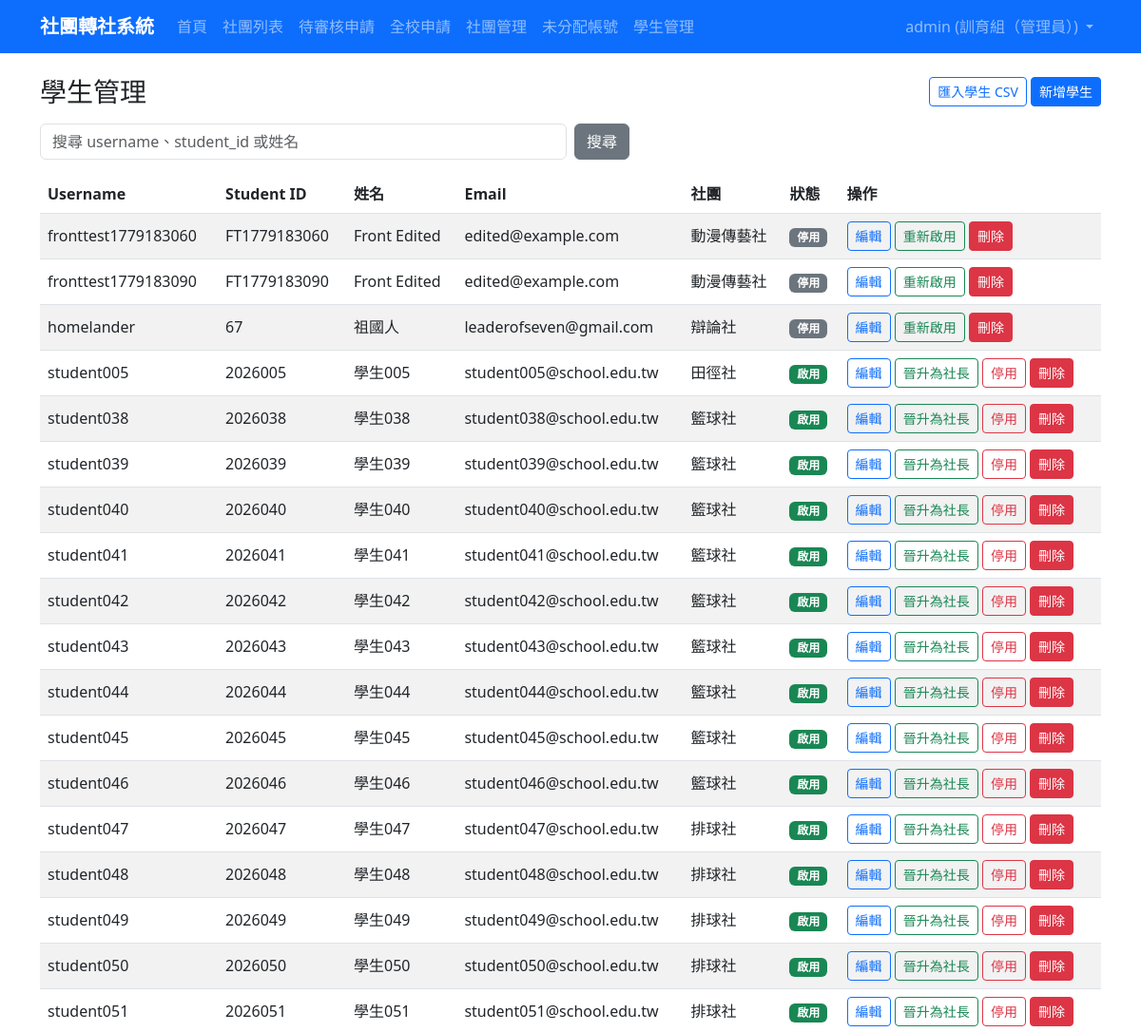
/admin-panel/students/ (signed in, upper part), run on an earlier commit of the app's database.
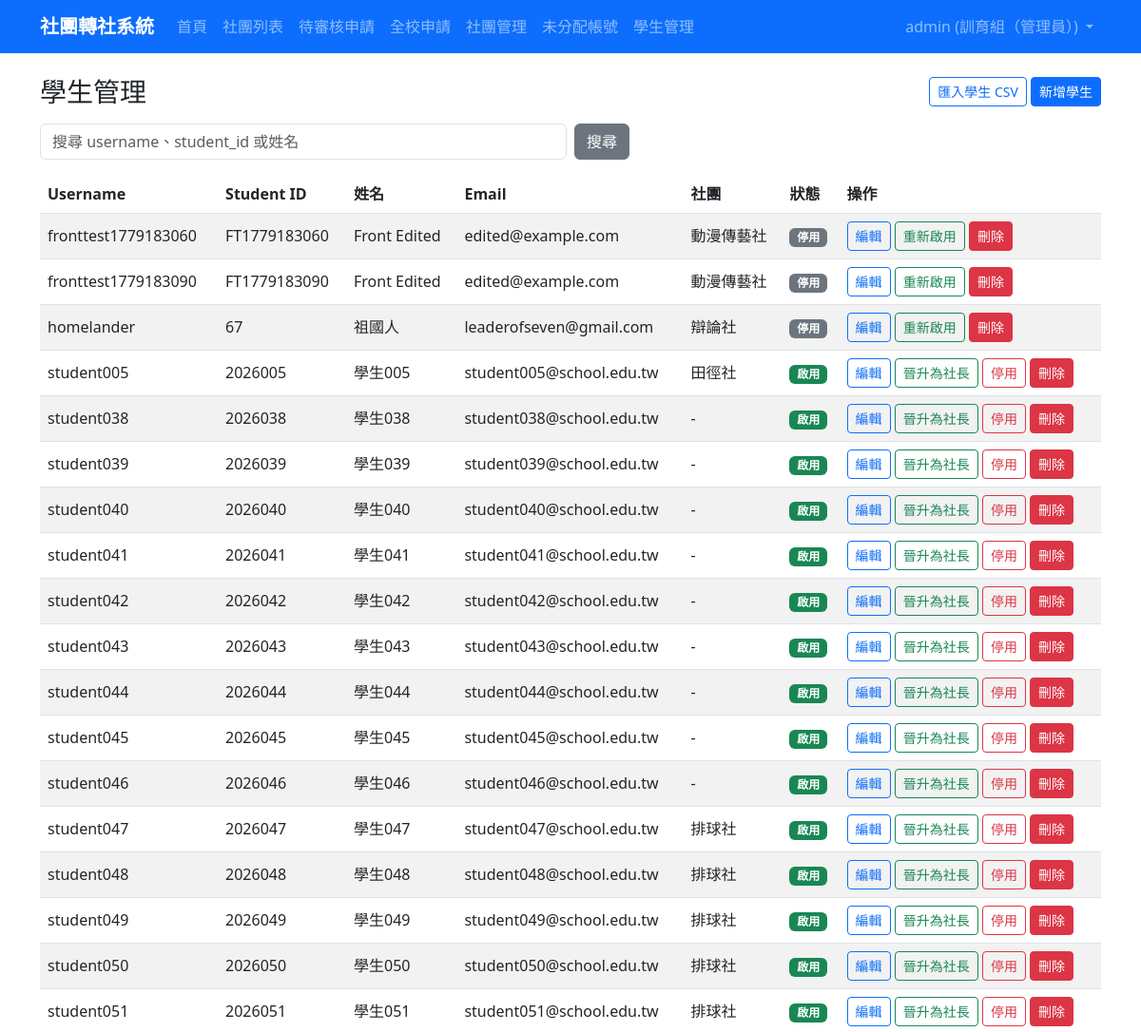
And on a later commit of the database.
### accounts/models.py (models this page shows, shortened)
class User(django.contrib.auth.models.AbstractUser):
    ROLE_CHOICES = [
        ('student', '學生'),
        ('president', '社長'),
        ('teacher', '指導老師'),
        ('admin', '訓育組（管理員）'),
    ]
    role = models.CharField(
        max_length=20,
        choices=ROLE_CHOICES,
        default='student',
        verbose_name='身分組'
    )
    student_id = models.CharField(
        max_length=20,
        blank=True,
        verbose_name='學號'
    )
    club = models.ForeignKey(
        'clubs.Club',
        on_delete=models.SET_NULL,
        null=True,
        blank=True,
        verbose_name='所屬社團',
        related_name='members'
    )
    class Meta:
        verbose_name = '使用者'
        verbose_name_plural = '使用者'

### clubs/models.py (models this page shows, shortened)
class Club(models.Model):
    CATEGORY_CHOICES = [
        ('academic', '學術類'),
        ('arts', '藝文類'),
        ('performance', '藝能類'),
        ('recreation', '康輔類'),
        ('sports', '體育類'),
    ]
    code = models.CharField(max_length=10, unique=True, null=True, blank=True, verbose_name='社團代號')
    name = models.CharField(max_length=100, verbose_name='社團名稱')
    teacher = models.CharField(max_length=50, default='', verbose_name='指導老師')
    president = models.CharField(max_length=50, default='', verbose_name='社長')
    location = models.CharField(max_length=100, blank=True, verbose_name='社課場地')
    category = models.CharField(max_length=20, choices=CATEGORY_CHOICES, blank=True, verbose_name='類別')
    description = models.TextField(blank=True, verbose_name='社團描述')
    max_members = models.PositiveIntegerField(default=30, verbose_name='人數上限')
    current_members = models.PositiveIntegerField(default=0, verbose_name='現有人數')
    is_active = models.BooleanField(default=True, verbose_name='啟用中')
    created_at = models.DateTimeField(auto_now_add=True, verbose_name='建立時間')
    updated_at = models.DateTimeField(auto_now=True, verbose_name='更新時間')
    class Meta:
        verbose_name = '社團'
        verbose_name_plural = '社團'
        ordering = ['name']
    def __str__(self):
        return self.name

### accounts/views.py (the view)
# urls.py: path('admin-panel/students/', views.StudentAdminListView.as_view(), name='student_admin_list'),
class StudentAdminListView(LoginRequiredMixin, AdminRequiredMixin, ListView):
    model = User
    template_name = 'accounts/student_admin_list.html'
    context_object_name = 'students'
    paginate_by = 50
    def get_queryset(self):
        queryset = User.objects.filter(role='student').select_related('club').order_by('username')
        query = self.request.GET.get('q', '').strip()
        if query:
            queryset = queryset.filter(
                Q(username__icontains=query)
                | Q(student_id__icontains=query)
                | Q(first_name__icontains=query)
            )
        return queryset
    def get_context_data(self, **kwargs):
        context = super().get_context_data(**kwargs)
        context['q'] = self.request.GET.get('q', '').strip()
        return context

### accounts/views.py (called while the page is built)
    def test_func(self):
        user = self.request.user
        return user.is_authenticated and (
            user.is_superuser or getattr(user, 'role', None) == 'admin'
        )

### templates/accounts/student_admin_list.html (shortened to what this page needs)
{% extends "base.html" %}
{% block content %}
<div class="d-flex justify-content-between align-items-center mb-3">
    <h1 class="h3 mb-0">學生管理</h1>
    <div>
        <a class="btn btn-outline-primary btn-sm" href="{% url 'student_admin_import' %}">匯入學生 CSV</a>
        <a class="btn btn-primary btn-sm" href="{% url 'student_admin_create' %}">新增學生</a>
    </div>
</div>
<form method="get" class="row g-2 mb-3">
    <div class="col-sm-8 col-md-6">
        <input type="search" name="q" value="{{ q }}" class="form-control" placeholder="搜尋 username、student_id 或姓名">
    </div>
    <div class="col-auto">
        <button type="submit" class="btn btn-secondary">搜尋</button>
    </div>
</form>
<div class="table-responsive">
    <table class="table table-striped table-hover align-middle">
        <thead>
            <tr>
                <th>Username</th>
                <th>Student ID</th>
                <th>姓名</th>
                <th>Email</th>
                <th>社團</th>
                <th>狀態</th>
                <th>操作</th>
            </tr>
        </thead>
        <tbody>
            {% for student in students %}
                <tr>
                    <td>{{ student.username }}</td>
                    <td>{{ student.student_id }}</td>
                    <td>{{ student.first_name }}</td>
                    <td>{{ student.email }}</td>
                    <td>{{ student.club|default:"-" }}</td>
                    <td>
                        {% if student.is_active %}
                            <span class="badge bg-success">啟用</span>
                        {% else %}
                            <span class="badge bg-secondary">停用</span>
                        {% endif %}
                    </td>
                    <td>
                        <a href="{% url 'student_admin_edit' student.pk %}" class="btn btn-sm btn-outline-primary">編輯</a>
                        {% if student.is_active and student.role == 'student' %}
                            <form method="post" action="{% url 'student_admin_promote_president' student.pk %}" class="d-inline">
                                <button type="submit" class="btn btn-sm btn-outline-success">晉升為社長</button>
                            </form>
                        {% endif %}
                        {% if student.is_active %}
                            <a href="{% url 'student_admin_deactivate' student.pk %}" class="btn btn-sm btn-outline-danger">停用</a>
                        {% else %}
                            <form method="post" action="{% url 'student_admin_reactivate' student.pk %}" class="d-inline">
                                <button type="submit" class="btn btn-sm btn-outline-success">重新啟用</button>
                            </form>
                        {% endif %}
                        <a href="{% url 'student_admin_delete' student.pk %}" class="btn btn-sm btn-danger">刪除</a>
                    </td>
                </tr>
            {% empty %}
                <tr>
                    <td colspan="7" class="text-center text-muted">沒有符合條件的學生。</td>
                </tr>
            {% endfor %}
        </tbody>
    </table>
</div>
{% endblock %}

What changed in the data, as far as the page shows it:
changed User "student038": club "籃球社" → "-"
changed User "student039": club "籃球社" → "-"
changed User "student040": club "籃球社" → "-"
changed User "student041": club "籃球社" → "-"
changed User "student042": club "籃球社" → "-"
changed User "student043": club "籃球社" → "-"
changed User "student044": club "籃球社" → "-"
changed User "student045": club "籃球社" → "-"
changed User "student046": club "籃球社" → "-"
